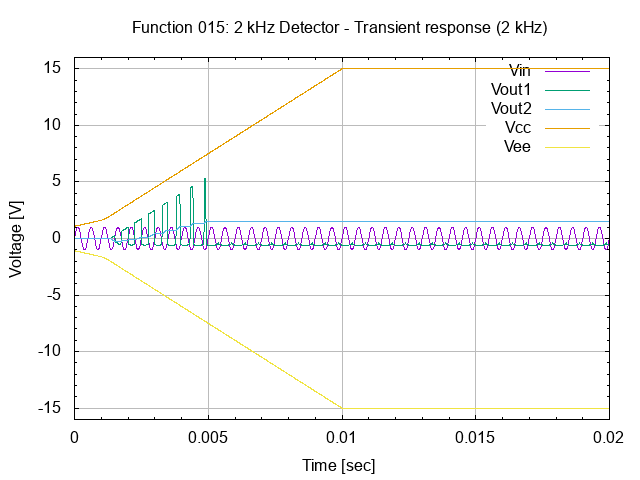

Write gnuplot code to recreate this figure.
# setup terminal
set term png

# setup graph
set output "26.015.00.01.01.02.png"
set title "Function 015: 2 kHz Detector - Transient response (2 kHz)"

# setup Y-axis
set yrange [-16:16]
set grid ytics lt 1 lw 1 lc rgb "#bbbbbb"
set mytics
set ylabel "Voltage [V]"

# setup X-axis
set grid xtics lt 1 lw 1 lc rgb "#bbbbbb"
set mxtics
set xrange [0:0.02]
set xlabel "Time [sec]"

# setup plot style
set style data lines
plot '26.015.00.01.01.dat' using 1:2 title "Vin", \
     '26.015.00.01.01.dat' using 1:3 title "Vout1", \
     '26.015.00.01.01.dat' using 1:4 title "Vout2", \
     '26.015.00.01.01.dat' using 1:5 title "Vcc", \
     '26.015.00.01.01.dat' using 1:6 title "Vee"

# set output back to default
set output

# reset terminal type
set terminal pop
